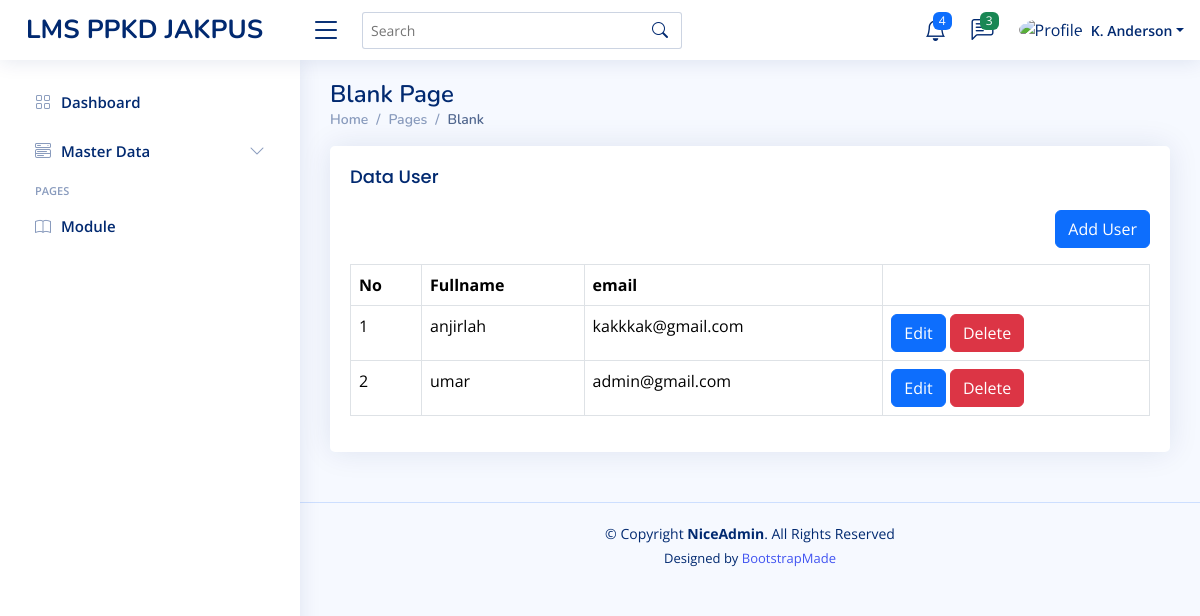
Page /home.php on the earlier database version.
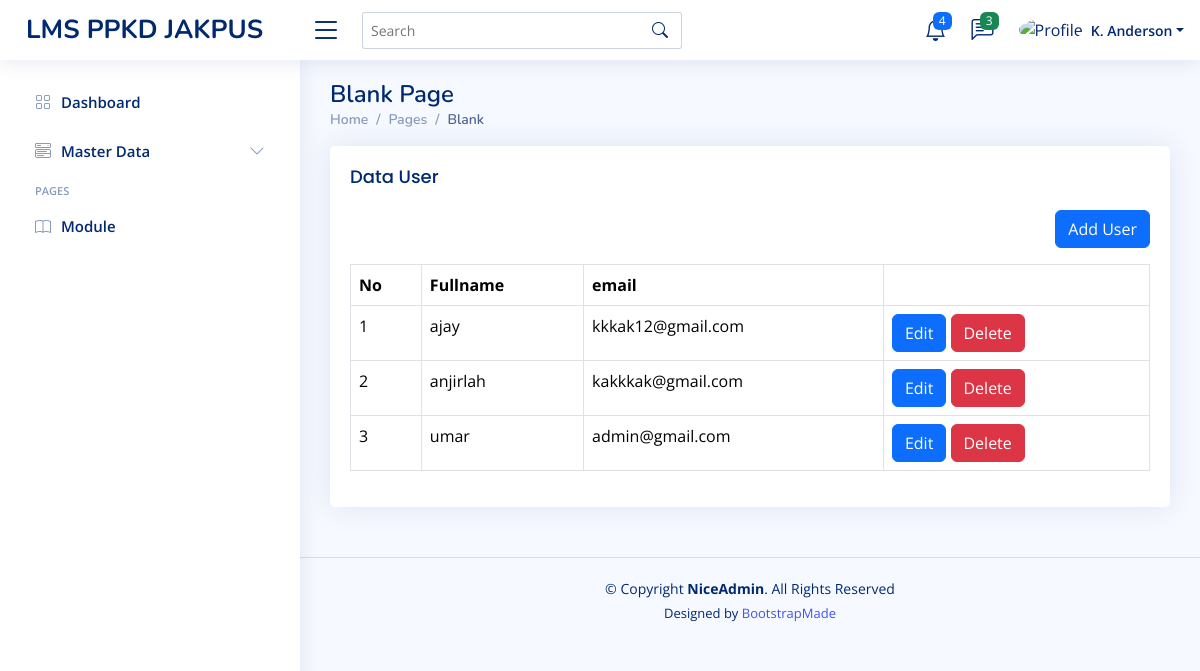
Same page on the later database version.
### tables this page shows
CREATE TABLE `users` (
  `id` int(11) NOT NULL,
  `name` varchar(100) NOT NULL,
  `email` varchar(100) NOT NULL,
  `password` varchar(100) NOT NULL,
  `created_at` timestamp NOT NULL DEFAULT current_timestamp(),
  `update_at` timestamp NULL DEFAULT NULL ON UPDATE current_timestamp(),
  `deleted_at` tinyint(4) NOT NULL DEFAULT 0
);

### content/user.php (the view)
<?php
$query = mysqli_query($config, "SELECT * FROM users  ORDER BY id DESC");
$rows = mysqli_fetch_all($query, MYSQLI_ASSOC);
?>
<div class="row">
  <div class="col-12">
    <div class="card">
      <div class="card-body">
        <h5 class="card-title"> Data User</h5>
        <div class="mb-3" align="right">
          <a href="?page=tambah-user" class="btn btn-primary">Add User</a>
        </div>
        <div class="table-responsive">
          <table class="table table-bordered">
            <thead>
              <tr>
                <th>No</th>
                <th>Fullname</th>
                <th>email</th>
                <th></th>
              </tr>
            </thead>
            <tbody>
              <?php foreach($rows as $key => $row): ?>
              <tr>
                <td><?php echo $key += 1; ?></td>
                <td><?php echo $row['name'] ?></td>
                <td><?php echo $row['email'] ?></td>
                <td>
                  <a href="?page=tambah-user&edit=<?php echo $row ['id']?>" class="btn btn-primary">Edit</a>
                  <a onclick="return confirm('bener gak mau dihapus?')"
                    href="?page=tambah-user&delete=<?php echo $row ['id']?>" class="btn btn-danger">Delete</a>
                </td>
              </tr>
              <?php endforeach ?>
            </tbody>
          </table>
        </div>
      </div>
    </div>
  </div>
</div>

Differences in the rows shown:
added users: key "1", name "ajay", email "kkkak12@gmail.com"
changed users "anjirlah": key "1" → "2"
computed for users "umar": key "2" → "3"
